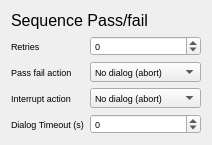
  <widget class="QFrame" name="gridFrame_10">
   <property name="geometry">
    <rect>
     <x>220</x>
     <y>150</y>
     <width>211</width>
     <height>125</height>
    </rect>
   </property>
   <layout class="QGridLayout" name="gridLayout_22">
    <item row="4" column="1">
     <widget class="QComboBox" name="interrupt_action">
      <property name="minimumSize">
       <size>
        <width>0</width>
        <height>20</height>
       </size>
      </property>
      <property name="font">
       <font>
        <pointsize>7</pointsize>
       </font>
      </property>
      <item>
       <property name="text">
        <string>No dialog (abort)</string>
       </property>
      </item>
      <item>
       <property name="text">
        <string>Prompt for retry</string>
       </property>
      </item>
      <item>
       <property name="text">
        <string>Retry automatically</string>
       </property>
      </item>
     </widget>
    </item>
    <item row="1" column="0">
     <widget class="QLabel" name="label_99">
      <property name="minimumSize">
       <size>
        <width>0</width>
        <height>15</height>
       </size>
      </property>
      <property name="font">
       <font>
        <pointsize>7</pointsize>
       </font>
      </property>
      <property name="text">
       <string>Retries</string>
      </property>
     </widget>
    </item>
    <item row="0" column="0" colspan="2">
     <widget class="QLabel" name="label_101">
      <property name="maximumSize">
       <size>
        <width>16777215</width>
        <height>40</height>
       </size>
      </property>
      <property name="font">
       <font>
        <pointsize>12</pointsize>
        <weight>50</weight>
        <bold>false</bold>
       </font>
      </property>
      <property name="text">
       <string>Sequence Pass/fail</string>
      </property>
     </widget>
    </item>
    <item row="2" column="0">
     <widget class="QLabel" name="label_100">
      <property name="minimumSize">
       <size>
        <width>0</width>
        <height>15</height>
       </size>
      </property>
      <property name="font">
       <font>
        <pointsize>7</pointsize>
       </font>
      </property>
      <property name="text">
       <string>Pass fail action</string>
      </property>
     </widget>
    </item>
    <item row="1" column="1">
     <widget class="QSpinBox" name="retries">
      <property name="minimumSize">
       <size>
        <width>0</width>
        <height>20</height>
       </size>
      </property>
      <property name="font">
       <font>
        <pointsize>7</pointsize>
       </font>
      </property>
      <property name="minimum">
       <number>-999999999</number>
      </property>
      <property name="maximum">
       <number>999999999</number>
      </property>
      <property name="value">
       <number>0</number>
      </property>
     </widget>
    </item>
    <item row="4" column="0">
     <widget class="QLabel" name="label_102">
      <property name="minimumSize">
       <size>
        <width>0</width>
        <height>15</height>
       </size>
      </property>
      <property name="font">
       <font>
        <pointsize>7</pointsize>
       </font>
      </property>
      <property name="text">
       <string>Interrupt action</string>
      </property>
     </widget>
    </item>
    <item row="2" column="1">
     <widget class="QComboBox" name="pass_fail_action">
      <property name="minimumSize">
       <size>
        <width>0</width>
        <height>20</height>
       </size>
      </property>
      <property name="font">
       <font>
        <pointsize>7</pointsize>
       </font>
      </property>
      <item>
       <property name="text">
        <string>No dialog (abort)</string>
       </property>
      </item>
      <item>
       <property name="text">
        <string>Prompt for retry</string>
       </property>
      </item>
      <item>
       <property name="text">
        <string>Retry automatically</string>
       </property>
      </item>
     </widget>
    </item>
    <item row="5" column="1">
     <widget class="QSpinBox" name="dialog_timeout">
      <property name="minimumSize">
       <size>
        <width>0</width>
        <height>20</height>
       </size>
      </property>
      <property name="font">
       <font>
        <pointsize>7</pointsize>
       </font>
      </property>
      <property name="minimum">
       <number>-999999999</number>
      </property>
      <property name="maximum">
       <number>999999999</number>
      </property>
     </widget>
    </item>
    <item row="5" column="0">
     <widget class="QLabel" name="label_92">
      <property name="minimumSize">
       <size>
        <width>0</width>
        <height>15</height>
       </size>
      </property>
      <property name="font">
       <font>
        <pointsize>7</pointsize>
       </font>
      </property>
      <property name="text">
       <string>Dialog Timeout (s)</string>
      </property>
     </widget>
    </item>
   </layout>
  </widget>
